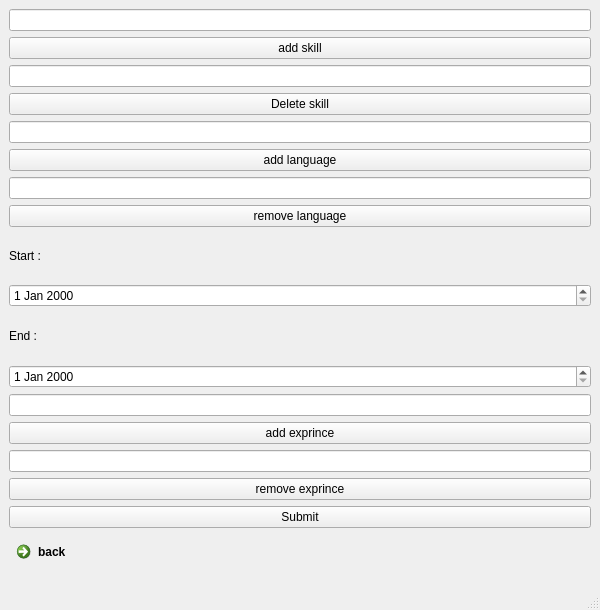
<?xml version="1.0" encoding="UTF-8"?>
<ui version="4.0">
 <class>MainWindow</class>
 <widget class="QMainWindow" name="MainWindow">
  <property name="geometry">
   <rect>
    <x>0</x>
    <y>0</y>
    <width>600</width>
    <height>610</height>
   </rect>
  </property>
  <property name="windowTitle">
   <string>MainWindow</string>
  </property>
  <widget class="QWidget" name="centralwidget">
   <layout class="QVBoxLayout" name="verticalLayout">
    <item>
     <widget class="QLineEdit" name="lineEdit_skill"/>
    </item>
    <item>
     <widget class="QPushButton" name="add_skill_Button">
      <property name="text">
       <string>add skill</string>
      </property>
     </widget>
    </item>
    <item>
     <widget class="QLineEdit" name="lineEdit_delete_skill"/>
    </item>
    <item>
     <widget class="QPushButton" name="delete_skill_Button">
      <property name="text">
       <string>Delete skill</string>
      </property>
     </widget>
    </item>
    <item>
     <widget class="QLineEdit" name="lineEdit_language"/>
    </item>
    <item>
     <widget class="QPushButton" name="add_language_Button">
      <property name="text">
       <string>add language</string>
      </property>
     </widget>
    </item>
    <item>
     <widget class="QLineEdit" name="lineEdit_remove_language"/>
    </item>
    <item>
     <widget class="QPushButton" name="remove_language_pushButton">
      <property name="text">
       <string>remove language</string>
      </property>
     </widget>
    </item>
    <item>
     <widget class="QLabel" name="label">
      <property name="text">
       <string>Start :</string>
      </property>
     </widget>
    </item>
    <item>
     <widget class="QDateEdit" name="dateEdit_start_date"/>
    </item>
    <item>
     <widget class="QLabel" name="label_2">
      <property name="text">
       <string>End :</string>
      </property>
     </widget>
    </item>
    <item>
     <widget class="QDateEdit" name="dateEdit_end_date"/>
    </item>
    <item>
     <widget class="QLineEdit" name="lineEdit_exprince_name"/>
    </item>
    <item>
     <widget class="QPushButton" name="add_exprince">
      <property name="text">
       <string>add exprince</string>
      </property>
     </widget>
    </item>
    <item>
     <widget class="QLineEdit" name="lineEdit_remove_exprince"/>
    </item>
    <item>
     <widget class="QPushButton" name="remove_exprince_Button">
      <property name="text">
       <string>remove exprince</string>
      </property>
     </widget>
    </item>
    <item>
     <widget class="QPushButton" name="sumbit_pushButton">
      <property name="text">
       <string>Submit</string>
      </property>
     </widget>
    </item>
    <item>
     <widget class="QCommandLinkButton" name="Back_LinkButton">
      <property name="text">
       <string>back</string>
      </property>
     </widget>
    </item>
   </layout>
  </widget>
  <widget class="QMenuBar" name="menubar">
   <property name="geometry">
    <rect>
     <x>0</x>
     <y>0</y>
     <width>600</width>
     <height>22</height>
    </rect>
   </property>
  </widget>
  <widget class="QStatusBar" name="statusbar"/>
 </widget>
 <resources/>
 <connections/>
</ui>
